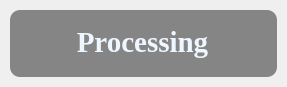
<?xml version="1.0" encoding="UTF-8"?>
<ui version="4.0">
 <class>Initialisingscreen</class>
 <widget class="QMainWindow" name="Initialisingscreen">
  <property name="geometry">
   <rect>
    <x>0</x>
    <y>0</y>
    <width>287</width>
    <height>87</height>
   </rect>
  </property>
  <property name="font">
   <font>
    <family>AcadEref</family>
    <pointsize>18</pointsize>
   </font>
  </property>
  <property name="windowTitle">
   <string>MainWindow</string>
  </property>
  <widget class="QWidget" name="centralwidget">
   <layout class="QVBoxLayout" name="verticalLayout">
    <property name="spacing">
     <number>0</number>
    </property>
    <property name="leftMargin">
     <number>10</number>
    </property>
    <property name="topMargin">
     <number>10</number>
    </property>
    <property name="rightMargin">
     <number>10</number>
    </property>
    <property name="bottomMargin">
     <number>10</number>
    </property>
    <item>
     <widget class="QFrame" name="mainframe">
      <property name="styleSheet">
       <string notr="true">QFrame{
	background-color: rgb(133, 133, 133);
	color: rgb(240, 240, 240);
	border-radius: 10px;
}</string>
      </property>
      <property name="frameShape">
       <enum>QFrame::StyledPanel</enum>
      </property>
      <property name="frameShadow">
       <enum>QFrame::Raised</enum>
      </property>
      <widget class="QLabel" name="initlabel">
       <property name="geometry">
        <rect>
         <x>2</x>
         <y>2</y>
         <width>261</width>
         <height>61</height>
        </rect>
       </property>
       <property name="font">
        <font>
         <family>Times New Roman</family>
         <pointsize>22</pointsize>
        </font>
       </property>
       <property name="styleSheet">
        <string notr="true">color: rgb(238, 246, 255);</string>
       </property>
       <property name="text">
        <string>&lt;html&gt;&lt;head/&gt;&lt;body&gt;&lt;p&gt;&lt;strong&gt;Processing&lt;/p&gt;&lt;/body&gt;&lt;/html&gt;</string>
       </property>
       <property name="alignment">
        <set>Qt::AlignCenter</set>
       </property>
      </widget>
     </widget>
    </item>
   </layout>
  </widget>
 </widget>
 <resources/>
 <connections/>
</ui>
